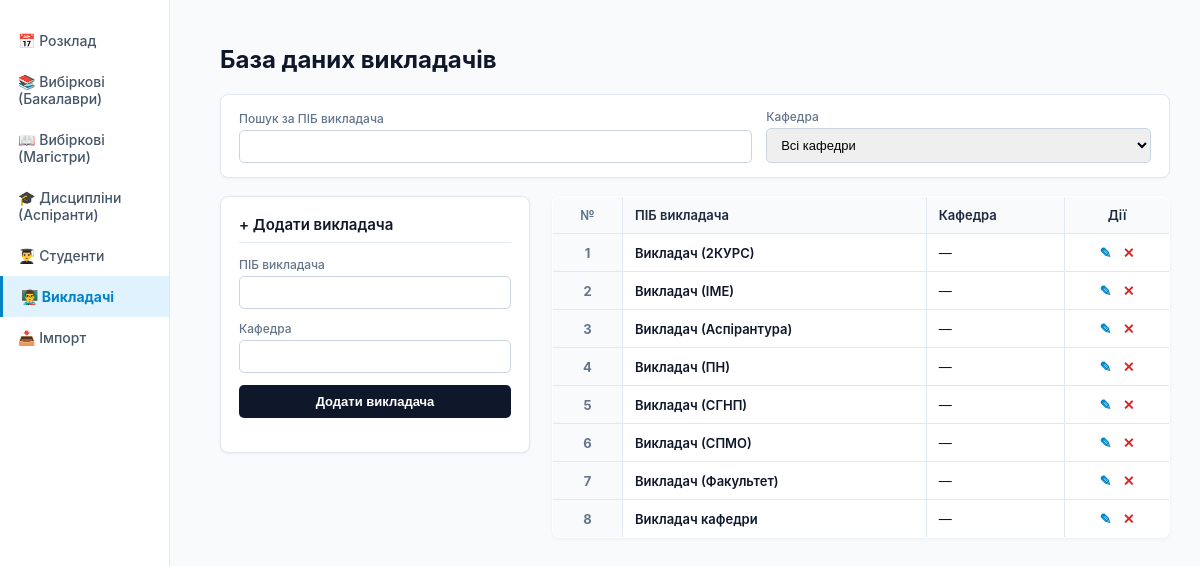
Screenshot of /teachers/ with the database file from the repository.
### scheduler/models.py (models this page shows, shortened)
class Teacher(models.Model):
    name = models.CharField(max_length=150, verbose_name="ПІБ викладача")
    department = models.CharField(max_length=150, blank=True, default="", verbose_name="Кафедра")

### scheduler/views.py (the view, shortened to what this page needs)
# urls.py: path('teachers/', views.teachers_view, name='teachers_list'),
def teachers_view(request):
    edit_id = request.GET.get('edit')
    editing_teacher = Teacher.objects.filter(id=edit_id).first() if edit_id else None
    return render(request, "teachers.html", {'teachers': Teacher.objects.all().order_by("name"), 'editing_teacher': editing_teacher})

### scheduler/templates/teachers.html (shortened to what this page needs)
﻿<!DOCTYPE html>
<html lang="uk">
<head>
</head>
<body>
    <div class="sidebar">
        <a href="/" class="sidebar-item">📅 Розклад</a>
        <a href="/time-table/selective/bachelor/" class="sidebar-item">📚 Вибіркові (Бакалаври)</a>
        <a href="/time-table/selective/master/" class="sidebar-item">📖 Вибіркові (Магістри)</a>
        <a href="/time-table/selective/postgraduate/" class="sidebar-item">🎓 Дисципліни (Аспіранти)</a>
        <a href="/students/" class="sidebar-item">👨‍🎓 Студенти</a>
        <a href="/teachers/" class="sidebar-item active">👨‍🏫 Викладачі</a>
        <a href="/import/" class="sidebar-item">📥 Імпорт</a>
    </div>
    <div class="main-content">
        <h1>База даних викладачів</h1>
        <div class="filter-card">
            <div class="filter-form">
                <div>
                    <label class="field-label">Пошук за ПІБ викладача</label>
                    <input type="text" id="filter-teacher-search">
                </div>
                <div>
                    <label class="field-label">Кафедра</label>
                    <select id="filter-teacher-dept">
                        <option value="">Всі кафедри</option>
                    </select>
                </div>
            </div>
        </div>
        <div class="layout">
            <div class="box">
                <h3>{% if editing_teacher %}✎ Редагувати викладача{% else %}+ Додати викладача{% endif %}</h3>
                <form method="POST">
                    <div class="form-group">
                        <label class="field-label">ПІБ викладача</label>
                        <input type="text" name="name" value="{{ editing_teacher.name|default:'' }}" required>
                    </div>
                    <div class="form-group">
                        <label class="field-label">Кафедра</label>
                        <input type="text" name="department" value="{{ editing_teacher.department|default:'' }}" required>
                    </div>
                    <button type="submit">{% if editing_teacher %}Зберегти зміни{% else %}Додати викладача{% endif %}</button>
                </form>
            </div>
            <div>
                <table>
                    <thead>
                        <tr>
                            <th class="col-num">№</th>
                            <th>ПІБ викладача</th>
                            <th>Кафедра</th>
                            <th class="actions-col">Дії</th>
                        </tr>
                    </thead>
                    <tbody id="teachers-table-body">
                        {% for t in teachers %}
                        <tr class="teacher-row"
                            data-name="{{ t.name|lower }}"
                            data-dept="{{ t.department|lower }}">
                            <td class="col-num row-counter">{{ forloop.counter }}</td>
                            <td style="font-weight: 600;">{{ t.name }}</td>
                            <td>{% if t.department %}<span class="badge-dept">{{ t.department }}</span>{% else %}—{% endif %}</td>
                            <td class="actions-col">
                                <a href="?edit={{ t.id }}" class="btn-edit" title="Редагувати">✎</a>
                                <form method="POST" style="display:inline; margin:0;" onsubmit="return confirm('Видалити викладача {{ t.name }}?');">
                                    <button type="submit" class="btn-del" title="Видалити">✕</button>
                                </form>
                            </td>
                        </tr>
                        {% empty %}
                        <tr id="empty-initial-row">
                            <td colspan="4" style="text-align: center; color: #94a3b8; padding: 20px;">Викладачів ще не додано. Скористайтеся формою ліворуч.</td>
                        </tr>
                        {% endfor %}
                    </tbody>
                </table>
            </div>
        </div>
    </div>
</body>
</html>

### scheduler/templates/teachers.html (style rules this page uses)
body { font-family: -apple-system, BlinkMacSystemFont, "Segoe UI", Roboto, sans-serif; margin: 0; background: #f8fafc; color: #0f172a; }
.sidebar { position: fixed; top: 0; left: 0; width: 170px; height: 100vh; border-right: 1px solid #e2e8f0; padding-top: 20px; background: #fff; box-sizing: border-box; }
.sidebar-item { padding: 12px 18px; display: flex; align-items: center; gap: 8px; color: #475569; text-decoration: none; font-size: 14px; font-weight: 500; }
.sidebar-item.active { background: #e0f2fe; color: #0284c7; font-weight: bold; border-left: 3px solid #0284c7; }
.main-content { margin-left: 190px; padding: 25px 30px; }
h1 { margin: 0 0 20px 0; font-size: 24px; font-weight: 700; color: #0f172a; }
.filter-card { background: #fff; border: 1px solid #e2e8f0; border-radius: 8px; padding: 14px 18px; margin-bottom: 18px; box-shadow: 0 1px 3px rgba(0,0,0,0.04); }
.filter-form { display: grid; grid-template-columns: 2fr 1.5fr; gap: 14px; align-items: end; }
.layout { display: grid; grid-template-columns: 310px 1fr; gap: 22px; align-items: start; }
.box { background: #fff; padding: 18px; border-radius: 8px; box-shadow: 0 1px 3px rgba(0,0,0,0.06); border: 1px solid #e2e8f0; }
.box h3 { margin-top: 0; font-size: 15px; font-weight: 600; color: #0f172a; border-bottom: 1px solid #e2e8f0; padding-bottom: 8px; margin-bottom: 14px; }
.field-label { display: block; font-size: 12px; color: #64748b; margin-bottom: 4px; font-weight: 500; }
.form-group { margin-bottom: 12px; }
input, select, button { width: 100%; padding: 8px 10px; border: 1px solid #cbd5e1; border-radius: 5px; box-sizing: border-box; font-size: 13px; }
button { background: #0f172a; color: #fff; border: none; font-weight: 600; cursor: pointer; padding: 9px; border-radius: 5px; }
table { width: 100%; border-collapse: collapse; background: #fff; border-radius: 8px; overflow: hidden; box-shadow: 0 1px 4px rgba(0,0,0,0.05); border: 1px solid #cbd5e1; }
th, td { border: 1px solid #e2e8f0; padding: 10px 12px; text-align: left; font-size: 13px; }
th { background: #f8fafc; color: #1e293b; font-weight: 600; }
.col-num { width: 45px; text-align: center; font-weight: bold; color: #64748b; background: #f8fafc; }
.actions-col { width: 80px; text-align: center; }
.btn-edit { color: #0284c7; text-decoration: none; font-weight: bold; margin-right: 8px; font-size: 14px; }
.btn-del { background: none; border: none; color: #dc2626; cursor: pointer; font-weight: bold; font-size: 14px; width: auto; padding: 0; display: inline; }

### rows the page displays
Teacher: name "Викладач (2КУРС)"
Teacher: name "Викладач (ІМЕ)"
Teacher: name "Викладач (Аспірантура)"
Teacher: name "Викладач (ПН)"
Teacher: name "Викладач (СГНП)"
Teacher: name "Викладач (СПМО)"
Teacher: name "Викладач (Факультет)"
Teacher: name "Викладач кафедри"
